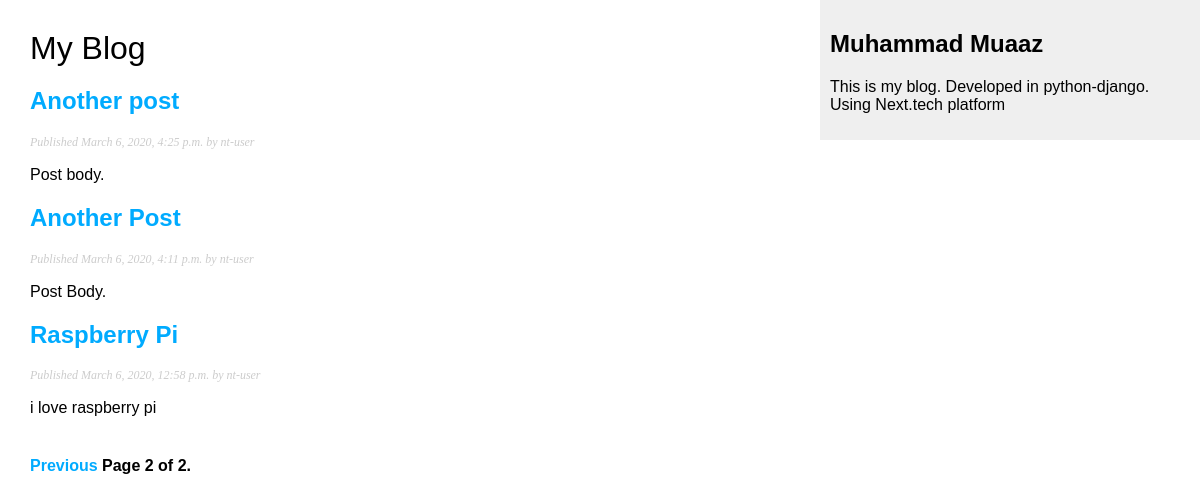
Screenshot of /blog/?page=2 with the database file from the repository.
### blog/models.py (models this page shows, shortened)
class Post(models.Model):
    objects = models.Manager()
    published = PublishedManager()
    STATUS_CHOICES = (
        ('draft', 'Draft'),
        ('published', 'Published'),
    )
    title = models.CharField(max_length=250)
    slug = models.SlugField(max_length=250,
                            unique_for_date='publish')
    author = models.ForeignKey(User,
                               on_delete=models.CASCADE,
                               related_name='blog_posts')
    body = models.TextField()
    publish = models.DateTimeField(default=timezone.now)
    created = models.DateTimeField(auto_now_add=True)
    updated = models.DateTimeField(auto_now=True)
    status = models.CharField(max_length=10,
                              choices=STATUS_CHOICES,
                              default='draft')
    def get_absolute_url(self):
        return reverse('blog:post_detail',
                        args=[self.publish.year,
                              self.publish.month,
                              self.publish.day,
                              self.slug])
    class Meta:
        ordering = ('-publish',)

### blog/views.py (the view)
# urls.py: path('', views.PostListView.as_view(), name='post_list'),
class PostListView(ListView):
    queryset = Post.published.all()
    context_object_name = 'posts'
    paginate_by = 3
    template_name = 'blog/post/list.html'

### blog/templates/blog/post/list.html (shortened to what this page needs)
{% extends "blog/base.html"%}
{% block content %}
  <h1>My Blog</h1>
  {% for post in posts %}
    <h2>
      <a href="{{ post.get_absolute_url }}">
        {{ post.title }}
      </a>
    </h2>
    <p class="date">
      Published {{ post.publish }} by {{ post.author }}
    </p>
    {{ post.body|truncatewords:30|linebreaks }}
  {% endfor %}
    {% include "pagination.html" with page=page_obj %}
  {% endblock %}

### blog/templates/blog/base.html (shortened to what this page needs)
{% load static %}
<!Doctype html>
<html>
  <head>
    <link href="{% static "css/blog.css" %}" rel="stylesheet">
  </head>
  <body>
    <div id="content">
      {% block content %}
      {% endblock %}
    </div>
    <div id="sidebar">
      <h2>Muhammad Muaaz</h2>
        <p>This is my blog. Developed in python-django. Using Next.tech platform</p>
    </div>
  </body>
</html>

### blog/templates/pagination.html (shortened to what this page needs)
<div class="pagination">
  <span class="step-links">
    {% if page.has_previous %}
      <a href="?page={{ page.previous_page_number }}">Previous</a>
    {% endif %}
    <span class="current">
      Page {{ page.number }} of {{ page.paginator.num_pages }}.
    </span>
  </span>
</div>

### blog/static/css/blog.css (style rules this page uses)
body { margin: 0; padding: 0; font-family:Helvetica, sans-serif; }
a { color: #00abff; text-decoration: none; }
h1 { font-weight: normal; margin: 30px 0 0; }
#content { float:left; width:60%; padding: 0 0 0 30px; }
#sidebar { float: right; width: 30%; padding: 10px; background: #efefef; height: 100%; }
p.date { color:#ccc; font-family: georgia, serif; font-size: 12px; font-style: italic; }
.pagination { margin:40px 0; font-weight:bold; }

### rows the page displays
Post: title "Another post", publish "March 6, 2020, 4:25 p.m.", author "nt-user", body "Post body."
Post: title "Another Post", publish "March 6, 2020, 4:11 p.m.", author "nt-user", body "Post Body."
Post: title "Raspberry Pi", publish "March 6, 2020, 12:58 p.m.", author "nt-user", body "i love raspberry pi"

### other values shown
{{ page.number }} "2"
{{ page.paginator.num_pages }} "2"
